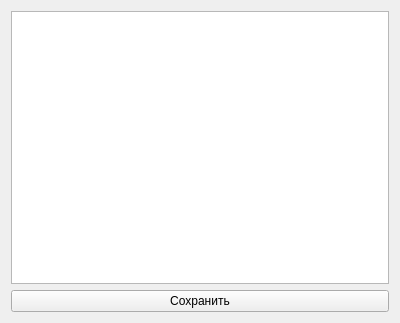
<?xml version="1.0" encoding="UTF-8"?>
<ui version="4.0">
 <class>Form</class>
 <widget class="QWidget" name="Form">
  <property name="geometry">
   <rect>
    <x>0</x>
    <y>0</y>
    <width>400</width>
    <height>323</height>
   </rect>
  </property>
  <property name="windowTitle">
   <string>Form</string>
  </property>
  <layout class="QGridLayout" name="gridLayout">
   <item row="0" column="0">
    <widget class="QTextEdit" name="textEdit"/>
   </item>
   <item row="1" column="0">
    <widget class="QPushButton" name="pushButton">
     <property name="text">
      <string>Сохранить</string>
     </property>
    </widget>
   </item>
  </layout>
 </widget>
 <resources/>
 <connections/>
</ui>
